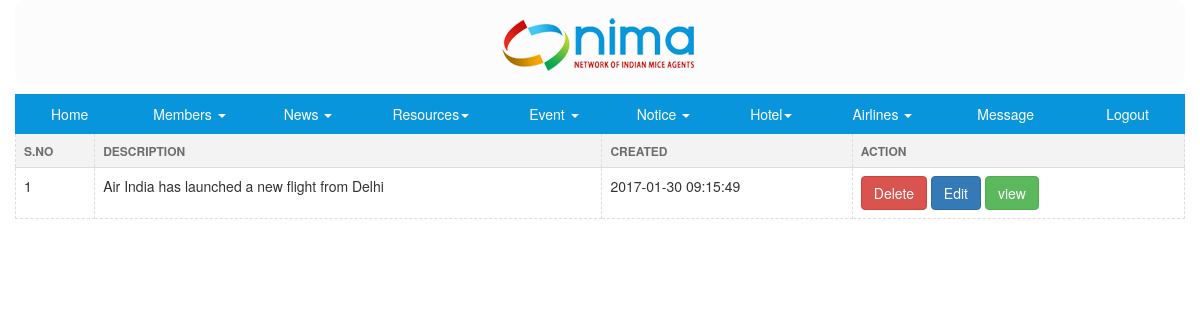
Page /admin/list-notice.php (signed in) on the committed database.
### tables this page shows
CREATE TABLE IF NOT EXISTS `notisboard` (
`id` int(11) NOT NULL,
  `detail` mediumtext NOT NULL,
  `day` timestamp NOT NULL DEFAULT CURRENT_TIMESTAMP ON UPDATE CURRENT_TIMESTAMP
);

### admin/list-notice.php (the view, shortened to what this page needs)
 <!DOCTYPE html>
 <html><head>
  <link rel="stylesheet" href="../css/bootstrap.min.css" type="text/css" />
</head>
<body>
<div class="container"><?php  include "head.php";?></div>
<div class="container">
<table  align="center" class="table table-strid table-hover ">
    <thead class="ba">
   <tr>
     <td ><label class="ba">S.No</label></td>
	  <td ><label class="ba">DESCRIPTION</label></td>
	  <td ><label class="ba">Created</label></td>
     <td ><label class="ba">Action</label></td>
   </tr>
  </thead>
   <?php
   $SQL = "SELECT * FROM notisboard ORDER BY id ASC";
	$rs = mysql_query($SQL) or die(mysql_error());
while ($row = mysql_fetch_array($rs)){
		$id = $row['id'];
		$detail = $row['detail'];
		$day = $row['day'];
?>
  <tbody>
   <tr>
     <td ><?php echo $id ?></td>
	 <td ><?php echo substr($detail,0,50) ?></td>
	  <td> <?php echo $day ?></td>
     <td ><a style="text-decoration:none" href="delete-notice.php?delete=<?php echo $id;?>"><button type='button' class='btn btn-danger'>Delete</button></a>
<a style="text-decoration:none" href="edit-notice.php?edit=<?php echo $id;?>" ><button type='button' class='btn btn-primary'>Edit</button></a>
<a style="text-decoration:none" href="view-notice.php?view=<?php echo $id;?>"><button type='button' class='btn btn-success'>view</button></a>
	 </td>
   </tr><?php } ?></tbody>
    </table>
</div>
 </body>
 </html>

### admin/list-notice.php (style rules this page uses)
.ba { border-radius:1px; background-color:#f3f3f3;line-height:0px; text-transform:uppercase; padding:0px;color:#6d6d6d;font-size:12px; }
.container td { border:1px dashed #ddd; }

### admin/head.php (style rules this page uses)
a { color:#FFFFFF; }
.container { padding-left:0px; padding-right:0px; }

### rows in the picture
notisboard: id "1", detail "Air India has launched a new flight from Delhi", day "2017-01-30 09:15:49"
